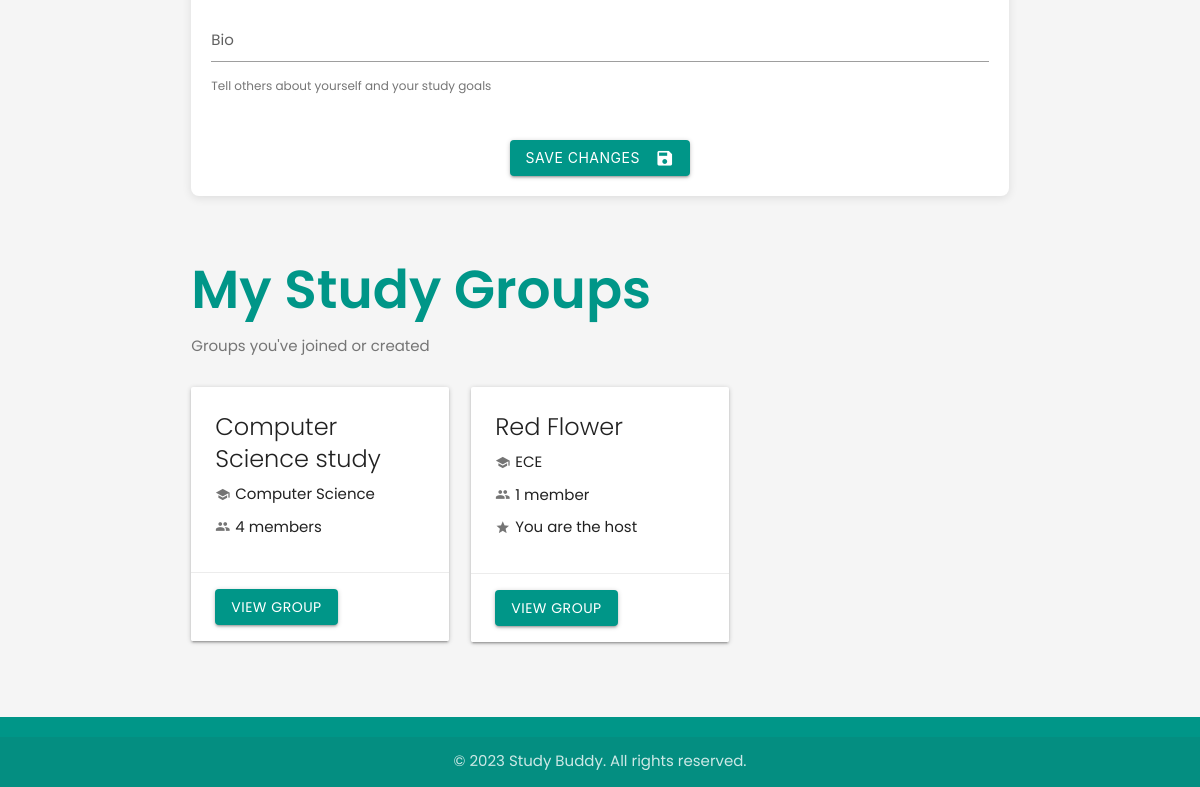
Before: /profile (signed in, lower part) with the older database file.
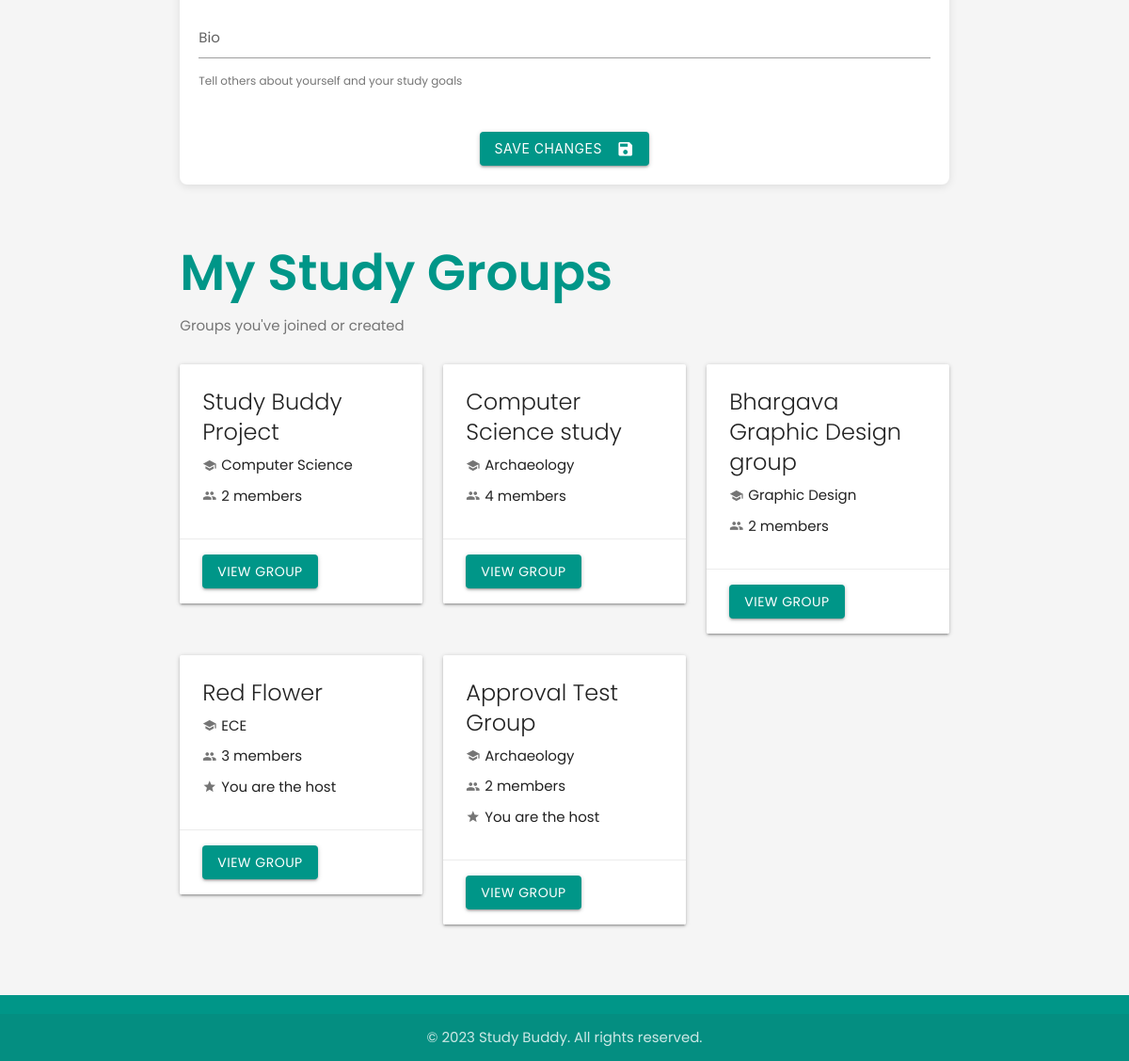
After: the same page with the newer database file.
### userDashboard/models.py (models this page shows, shortened)
class GroupMembership(models.Model):
    user = models.ForeignKey(settings.AUTH_USER_MODEL, on_delete=models.CASCADE)
    group = models.ForeignKey(StudyGroup, on_delete=models.CASCADE)
    date_joined = models.DateTimeField(auto_now_add=True)
    is_active = models.BooleanField(default=True)
    class Meta:
        unique_together = ('user', 'group')

class StudyGroup(models.Model):
    title = models.CharField(max_length=100)
    description = models.TextField()
    subject = models.ForeignKey(Subject, on_delete=models.CASCADE, related_name='study_groups')
    host = models.ForeignKey(settings.AUTH_USER_MODEL, on_delete=models.CASCADE, related_name='hosted_groups')
    members = models.ManyToManyField(settings.AUTH_USER_MODEL, through='GroupMembership', related_name='joined_groups')
    max_members = models.PositiveIntegerField(default=8)
    meeting_date = models.DateField()
    meeting_time = models.TimeField()
    meeting_location = models.CharField(max_length=255, blank=True)
    created_at = models.DateTimeField(auto_now_add=True)
    updated_at = models.DateTimeField(auto_now=True)
    class Meta:
        ordering = ['meeting_date', 'meeting_time']

### userProfile/models.py (models this page shows, shortened)
class Subject(models.Model):
    name = models.CharField(max_length=100, unique=True)
    description = models.TextField(blank=True)
    class Meta:
        ordering = ['name']

### userProfile/views.py (the view, shortened to what this page needs)
# urls.py: path('profile', views.profile, name='profile'),
@login_required
def profile(request):
    user = request.user
    user_profile = user.profile
    subjects = Subject.objects.all().order_by('name')
    selected_subject_ids = list(user_profile.subjects.values_list('id', flat=True))
    memberships = GroupMembership.objects.filter(user=user, is_active=True).select_related('group', 'group__subject')
    context = {
        'user': user,
        'subjects': subjects,
        'selected_subject_ids': selected_subject_ids,
        'profile': user_profile,
        'memberships': memberships
    }
    return render(request, 'userProfile/profile.html', context)

### userProfile/templates/userProfile/profile.html (shortened to what this page needs)
<!DOCTYPE html>
<html lang="en">
<head>
  <link rel="stylesheet" href="https://cdnjs.cloudflare.com/ajax/libs/materialize/1.0.0/css/materialize.min.css">
</head>
<body>
  <main id="main-content" class="container">
    <div class="row">
      <div class="col s12">
        <div class="profile-card card">
          <form method="post">
            <div class="form-section">
              <div class="row">
                <div class="input-field col s12">
                  <textarea id="bio" name="bio" class="materialize-textarea">{{ profile.bio }}</textarea>
                  <label for="bio" {% if profile.bio %}class="active"{% endif %}>Bio</label>
                  <span class="helper-text">Tell others about yourself and your study goals</span>
                </div>
              </div>
            </div>
            <div class="submit-section">
              <button type="submit" class="btn waves-effect waves-light">
                Save Changes
                <i class="material-icons right">save</i>
              </button>
            </div>
          </form>
        </div>
      </div>
    </div>
    <div class="row">
      <div class="col s12">
        <h2 class="page-title" style="margin-top: 2rem;">My Study Groups</h2>
        <p class="page-subtitle">Groups you've joined or created</p>
        {% if memberships %}
          <div class="row">
            {% for membership in memberships %}
              <div class="col s12 m6 l4">
                <div class="card hoverable">
                  <div class="card-content">
                    <span class="card-title">{{ membership.group.title }}</span>
                    <div style="display: flex; align-items: center; margin-bottom: 10px;">
                      <i class="material-icons tiny" style="margin-right: 5px; color: #757575;">school</i>
                      <span>{{ membership.group.subject.name }}</span>
                    </div>
                    <div style="display: flex; align-items: center; margin-bottom: 10px;">
                      <i class="material-icons tiny" style="margin-right: 5px; color: #757575;">group</i>
                      <span>{{ membership.group.members.count }} member{{ membership.group.members.count|pluralize }}</span>
                    </div>
                    {% if membership.group.host == user %}
                      <div style="display: flex; align-items: center; margin-bottom: 10px;">
                        <i class="material-icons tiny" style="margin-right: 5px; color: #757575;">star</i>
                        <span>You are the host</span>
                      </div>
                    {% endif %}
                  </div>
                  <div class="card-action">
                    <a href="{% url 'group_details' membership.group.id %}" class="btn">View Group</a>
                  </div>
                </div>
              </div>
            {% endfor %}
          </div>
        {% else %}
          <div class="card-panel">
            <p>You haven't joined any study groups yet. <a href="{% url 'dashboard' %}">Find groups to join!</a></p>
          </div>
        {% endif %}
      </div>
    </div>
  </main>
  <footer class="page-footer teal">
    <div class="footer-copyright">
      <div class="container center-align">
        &copy; 2023 Study Buddy. All rights reserved.
      </div>
    </div>
  </footer>
</body>
</html>
</html>

Changed rows visible on the page:
added GroupMembership: group "Study Buddy Project", group.subject.name "Computer Science", group.members.count "2"
changed through a linked row, GroupMembership "Computer Science study": group.subject.name "Computer Science" → "Archaeology"
added GroupMembership: group "Bhargava Graphic Design group", group.subject.name "Graphic Design", group.members.count "2"
computed for GroupMembership "Red Flower": group.members.count "1" → "3"
added GroupMembership: group "Approval Test Group", group.subject.name "Archaeology", group.members.count "2", shows "You are the host"
